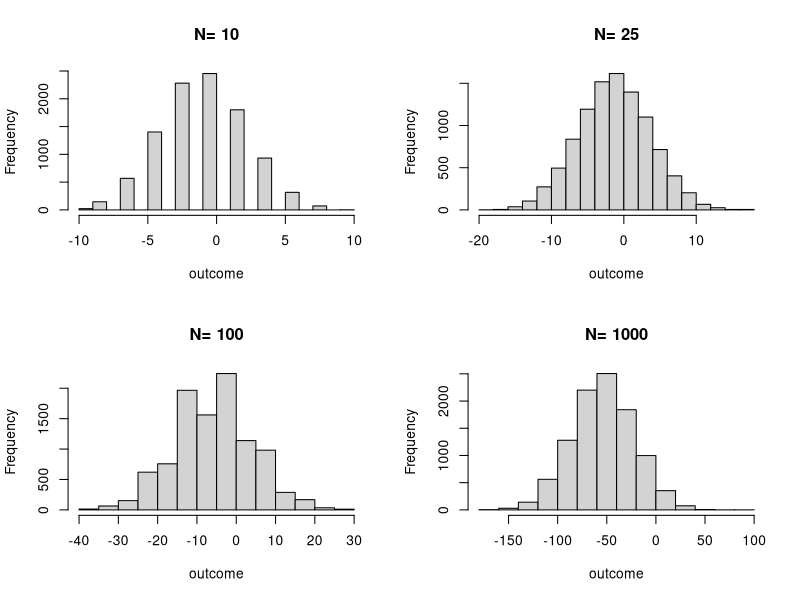
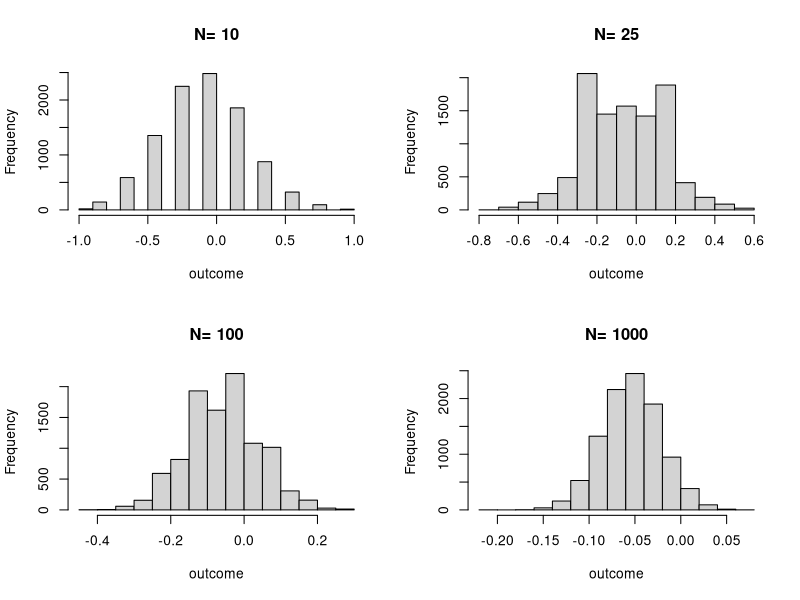
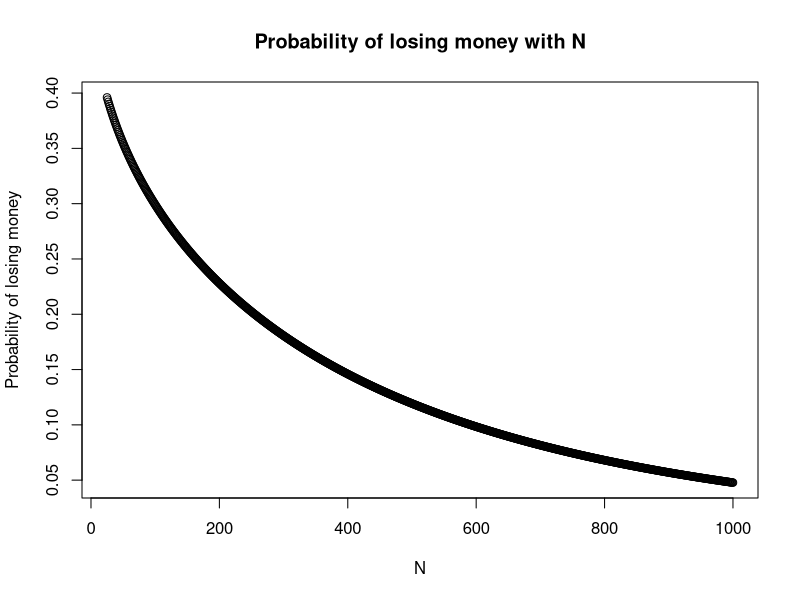
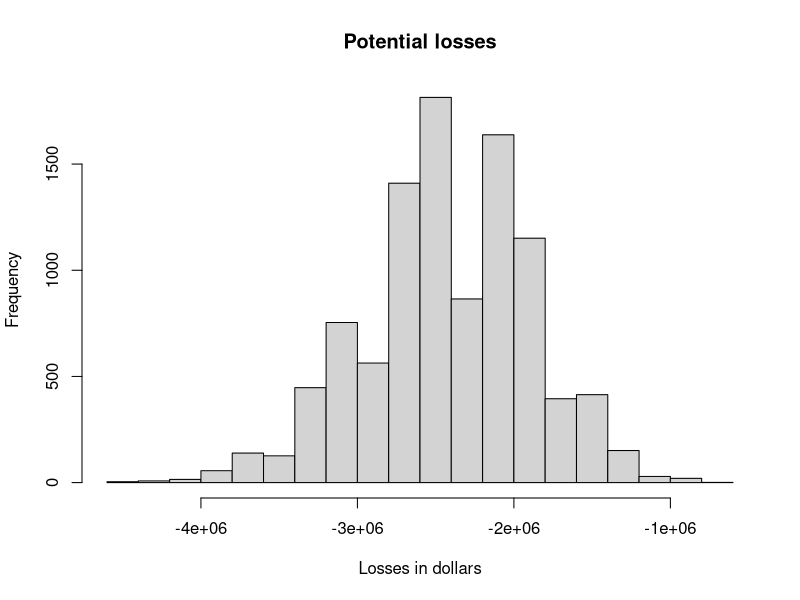
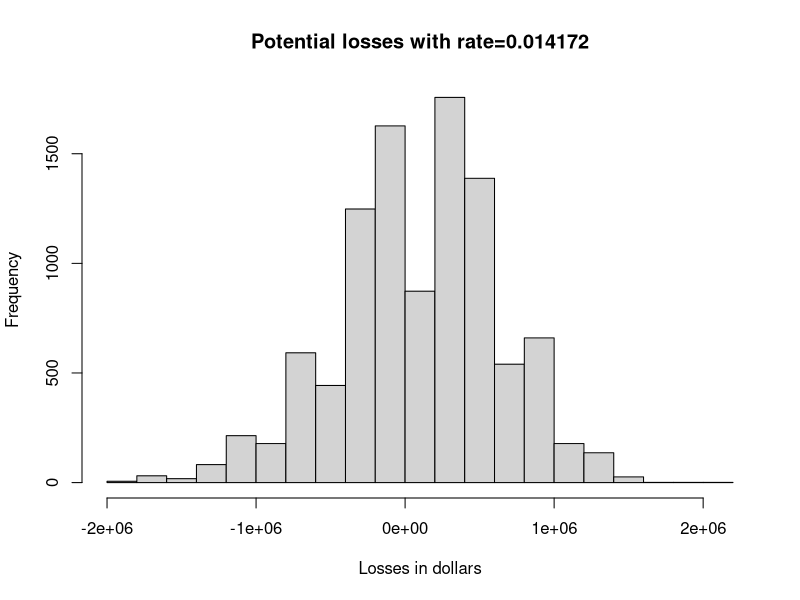
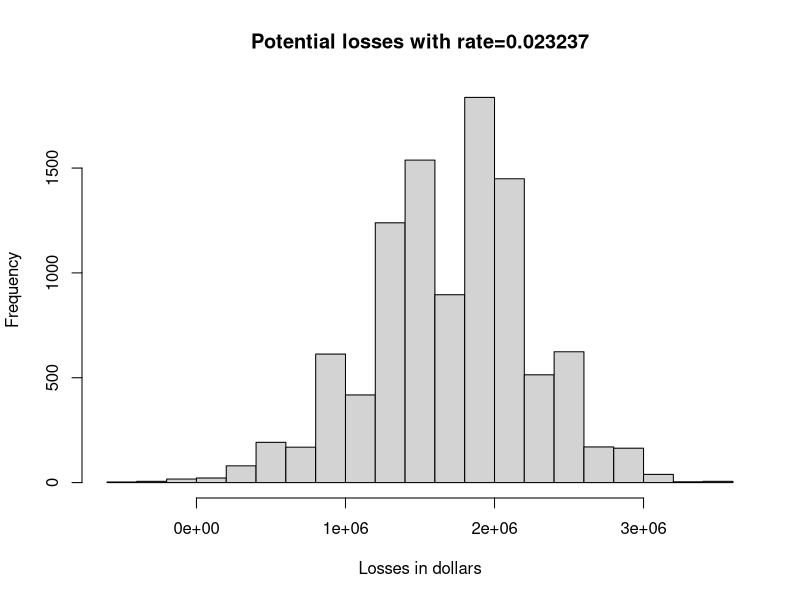
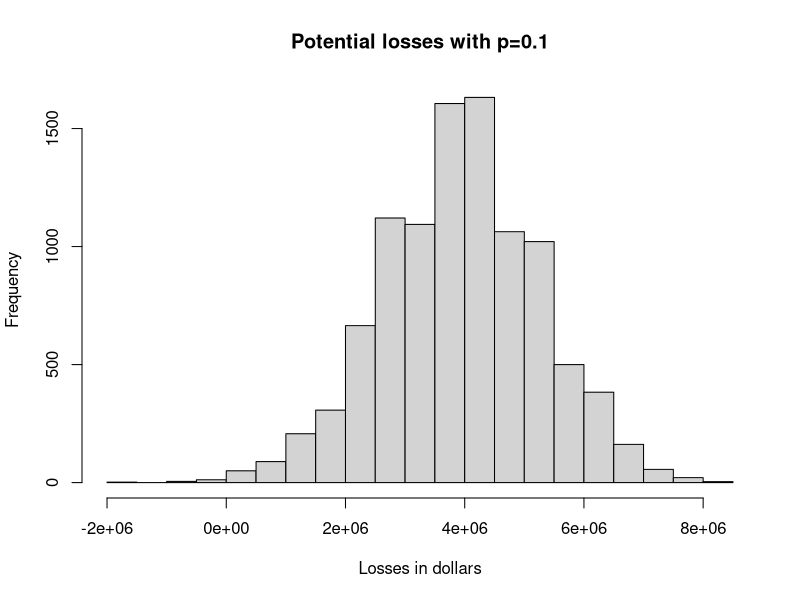

Reproduce these figures in R, in order.
## ---- chunk 1
get_outcome<-function(n){
  x<-sample(c(-1,1),n,replace=TRUE,prob=c(10/19,9/19))
  sum(x)
}

## ---- chunk 2
N<-c(10,25,100,1000)
par(mfrow=c(2,2))
means<-{}
stds<-{}
for(i in N){
  B<-10000
  tab<-replicate(B,{
    get_outcome(i)
  })
  hist(tab, main=paste("N=",i),xlab="outcome")
  means<-c(means,mean(tab))
  stds<-c(stds,sd(tab))
}
means
stds

## ---- chunk 3
par(mfrow=c(2,2))
meansn<-{}
stdsn<-{}
for(i in N){
  B<-10000
  tabsn<-replicate(B,{
    get_outcome(i)/i
  })
  hist(tabsn, main=paste("N=",i),xlab="outcome")
  meansn<-c(meansn,mean(tabsn))
  stdsn<-c(stdsn,sd(tabsn))
}
meansn
stdsn

## ---- chunk 4
N<-25
mu<--1/19
sigma<-2*sqrt(9/19*10/19)
1-pnorm((0-mu)/(sigma/sqrt(N)))
## ---- chunk 5
tab25<-replicate(B,{
    get_outcome(25)
  })
mean25<-mean(tab25)
std25<-sd(tab25)
1-pnorm((0-mean25)/std25)

## ---- chunk 6
par(mfrow=c(1,1))
Ns<-seq(from=25,to=1000,by=1)
ps<-{}
for(i in Ns){
  p=1-pnorm((0-mu)/(sigma/sqrt(i)))
  ps<-c(ps,p)
}
plot(Ns,ps,xlab="N",ylab="Probability of losing money",main="Probability of losing money with N")
## ---- chunk 7

get_money<-function(n){
  x<-sample(c(0,1),n,replace=TRUE,prob=c(0.98,0.02))
  sum(x)
}
set.seed(1)
loss_in_one_year<--120000*get_money(1000)
loss_in_one_year
## ---- chunk 8
set.seed(2)
tabmon<-replicate(B,{
    get_money(1000)*(-120000)
  })
hist(tabmon,main="Potential losses",xlab="Losses in dollars")
summary(tabmon)
sd(tabmon)
## ---- chunk 9
rate<-0.014172
loan<-180000
get_moneyrate<-function(n){
  x<-sample(c(loan*rate,-120000),n,replace=TRUE,prob=c(0.98,0.02))
  sum(x)
}
tabmonrate<-replicate(B,{
    get_moneyrate(1000)
  })
hist(tabmonrate,main="Potential losses with rate=0.014172",xlab = "Losses in dollars")
summary(tabmonrate)
sd(tabmonrate)
## ---- chunk 10
mu<-100
sigma<-(loan*rate+120000)*sqrt(0.02*0.98)
pnorm((0-mu)/(sigma/sqrt(1000)))
## ---- chunk 11
x<-as.numeric(tabmonrate<0)
mean(x)
## ---- chunk 12
qnorm(0.001)

## ---- chunk 13
newrate<-0.023237
loan<-180000
get_moneynewrate<-function(n){
  x<-sample(c(loan*newrate,-120000),n,replace=TRUE,prob=c(0.98,0.02))
  sum(x)
}
set.seed(3)
tabmonnewrate<-replicate(B,{
    get_moneynewrate(1000)
  })
hist(tabmonnewrate,main="Potential losses with rate=0.023237",xlab="Losses in dollars")
summary(tabmonnewrate)
sd(tabmonnewrate)
x<-as.numeric(tabmonnewrate<0)
mean(x)
## ---- chunk 14
newrate<-0.098405
loan<-180000
get_moneynewrate<-function(n){
  x<-sample(c(loan*newrate,-120000),n,replace=TRUE,prob=c(0.9,0.1))
  sum(x)
}
set.seed(1)
tabmonnewrate<-replicate(B,{
    get_moneynewrate(1000)
  })
hist(tabmonnewrate,main="Potential losses with p=0.1",xlab="Losses in dollars")
summary(tabmonnewrate)
sd(tabmonnewrate)
x<-as.numeric(tabmonnewrate<0)
mean(x)
## ---- chunk 15
rate3<-0.045
loan<-180000
get_moneyrate3<-function(n){
  x<-sample(c(loan*rate3,-120000),n,replace=TRUE,prob=c(0.95,0.05))
  sum(x)
}
tabmonrate3<-replicate(B,{
    get_moneyrate3(1000)
  })
summary(tabmonrate3)
## ---- chunk 16
mu<-1698.9
sigma<-(loan*rate3+120000)*sqrt(0.05*0.95)
pnorm((0-mu)/(sigma/sqrt(1000)))
## ---- chunk 17
x<-as.numeric(tabmonrate3<0)
mean(x)
## ---- chunk 18
tabmonrate3_N<-replicate(B,{
    get_moneyrate3(2591)
  })
summary(tabmonrate3_N)
x<-as.numeric(tabmonrate3_N<0)
mean(x)
## ---- chunk 19
loan <- 180000
loss_per_foreclosure <- 120000
p2 <- 0.05
interest_rate2 <- 0.05
B <- 10^5
outcomes1 <- replicate(B,{
  sample( c(-loss_per_foreclosure, interest_rate2*loan ), 2, replace=TRUE, prob=c(p2, 1-p2))
})
## ---- chunk 20
sum( outcomes1[1,] < 0 & outcomes1[2,]<0)/sum(outcomes1[1,]<0)
## ---- chunk 21
B <- 10^5
outcomes2 <- replicate(B,{
  add <- sample( c(-0.04,0.04), 1)
  sample( c(-loss_per_foreclosure, interest_rate2*loan ), 2, replace=TRUE, prob=c(p2+add, 1-(p2+add)))
})
## ---- chunk 22
sum( outcomes2[1,] < 0 & outcomes2[2,]<0)/sum(outcomes2[1,]<0)
## ---- chunk 23
interest_rateold<-0.045
outcomes1 <- replicate(B,{
  sum(sample( c(-loss_per_foreclosure, interest_rateold*loan ), 2591, replace=TRUE, prob=c(p2, 1-p2)))
})
summary(outcomes1)
mean(as.numeric(outcomes1<(-1000000)))
mean(as.numeric(outcomes1<(-10000000)))
## ---- chunk 24
outcomes2 <- replicate(B,{
  add <- sample( c(-0.04,0.04), 1)
  sum(sample( c(-loss_per_foreclosure, interest_rateold*loan ), 2591, replace=TRUE, prob=c(p2+add, 1-(p2+add))))
})
summary(outcomes2)
mean(as.numeric(outcomes2<(-1000000)))
mean(as.numeric(outcomes2<(-10000000)))
